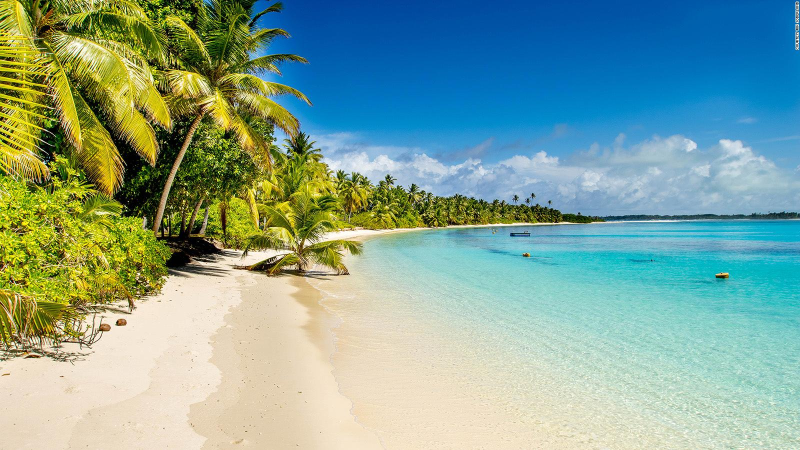
#> input picture beach.jpg, 1600 x 900 px (shown at 1/2 size)
$ python histogram_with_mask.py --image beach.jpg
#> lines starting #> are read from the running program, lines starting #| are printed output that depends on the picture; after the words box and inside, x2 and y2 are one past the last pixel; in counts of white or black regions, pixels touching at a corner belong together
# Usage
# python main.py --image image-name
# import the necessary packages
from matplotlib import pyplot as plt
import cv2 as cv
import argparse
import numpy as np

def plot_mask_image(image, title, mask=None):
    # Split the images to it respectives channels and we
    # and we initialize our colors with our corresponding
    # channel images
    chans = cv.split(image)
    colors = ("b", "g", "r")
    plt.figure()
    plt.title(title)
    plt.xlabel("Bins")
    plt.ylabel("# of pixels")

    # we loop over the channels and colors
    for (chan, color) in zip(chans, colors):
        # we create a histogram for the current channel and plot it
        hist = cv.calcHist([chan], [0], mask, [256], [0, 256])
        plt.plot(hist, color=color)
        plt.xlim([0, 256])


# Construct an argparser to parse the arguments
ap = argparse.ArgumentParser()
ap.add_argument("-i", "--image", help="path to input file", required=True, type=str)
args = vars(ap.parse_args())

# load the input image and converte it to grayscale
# we plot a histogram for that image
image = cv.imread(args["image"])
#> image is the input picture: shape (900, 1600, 3); mean B, G, R 150.9, 164.4, 131.3
plot_mask_image(image, "Histogram for original image")
#> the loop in plot_mask_image, `for (chan, color) in zip(chans, colors):` made 3 passes
#> color on passes 1 to 3: 'b', 'g', 'r'
cv.imshow("Original", image)

# we construct a mask for image: our mask will be "black"
# for regions we want to ignore and "white" for regions we want to examine
mask = np.zeros(image.shape[:2], dtype="uint8")
cv.rectangle(mask, (95, 60), (450, 450), 255, -1)
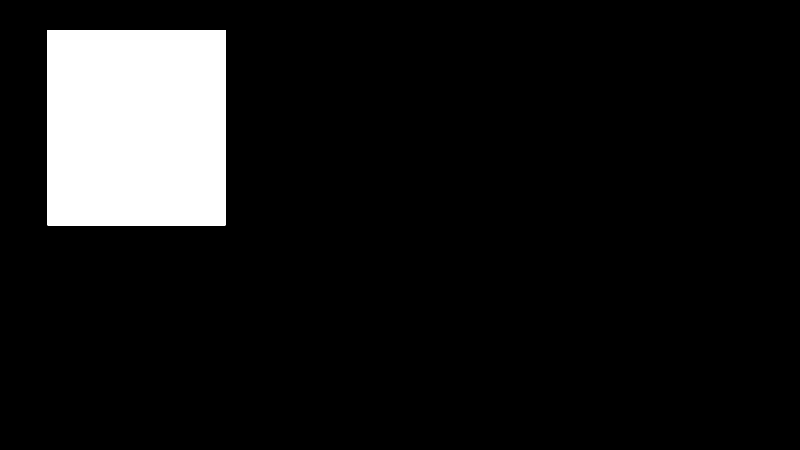
#> mask: shape (900, 1600) (shown at 1/2 size); 9.7% white; 1 white region, box (x1, y1, x2, y2) and area: (95, 60, 451, 451) 139196
cv.imshow("Mask", mask)

# Display the mask region on the image
masked = cv.bitwise_and(image, image, mask=mask)
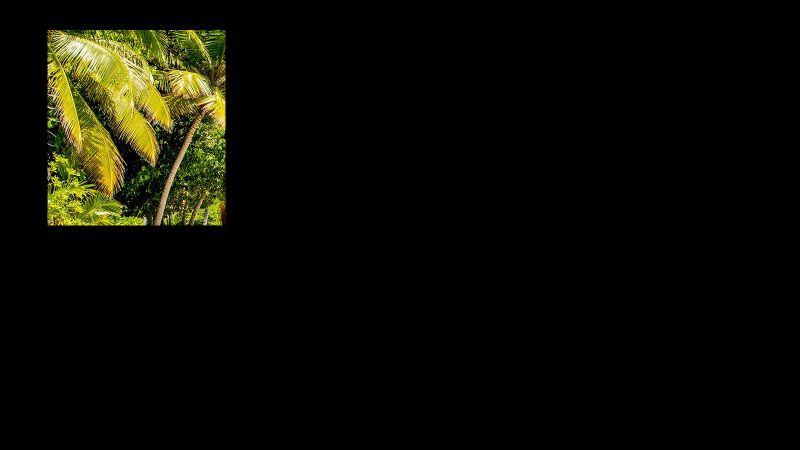
#> masked: shape (900, 1600, 3) (shown at 1/2 size); mean B, G, R 3.6, 11.4, 11.4
cv.imshow("Appling The mask", masked)

# compute the histogram for our image, but we only include the mask region
plot_mask_image(image, "Histogram of masked region", mask=mask)
#> the loop in plot_mask_image (call 2), `for (chan, color) in zip(chans, colors):` made 3 passes
plt.show()
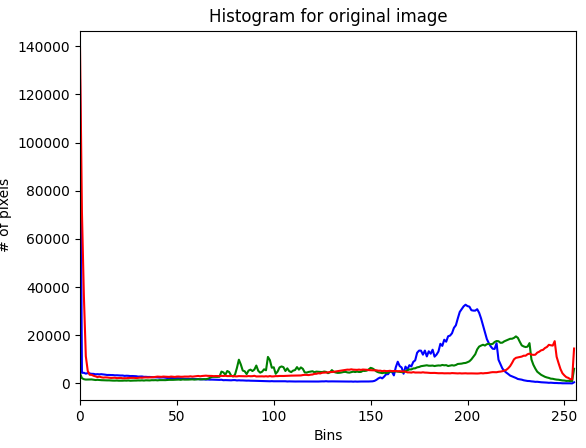
#> figure drawn by matplotlib, 1 panel; curve peaks at x = 0, y = 125869; curve peaks at x = 225, y = 19542; curve peaks at x = 0, y = 139548
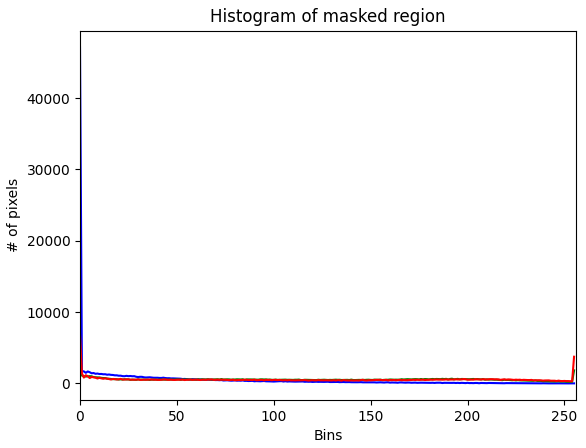
#> figure drawn by matplotlib, 1 panel; curve peaks at x = 0, y = 47103; curve peaks at x = 0, y = 1951; curve peaks at x = 0, y = 6868
cv.waitKey(0)
